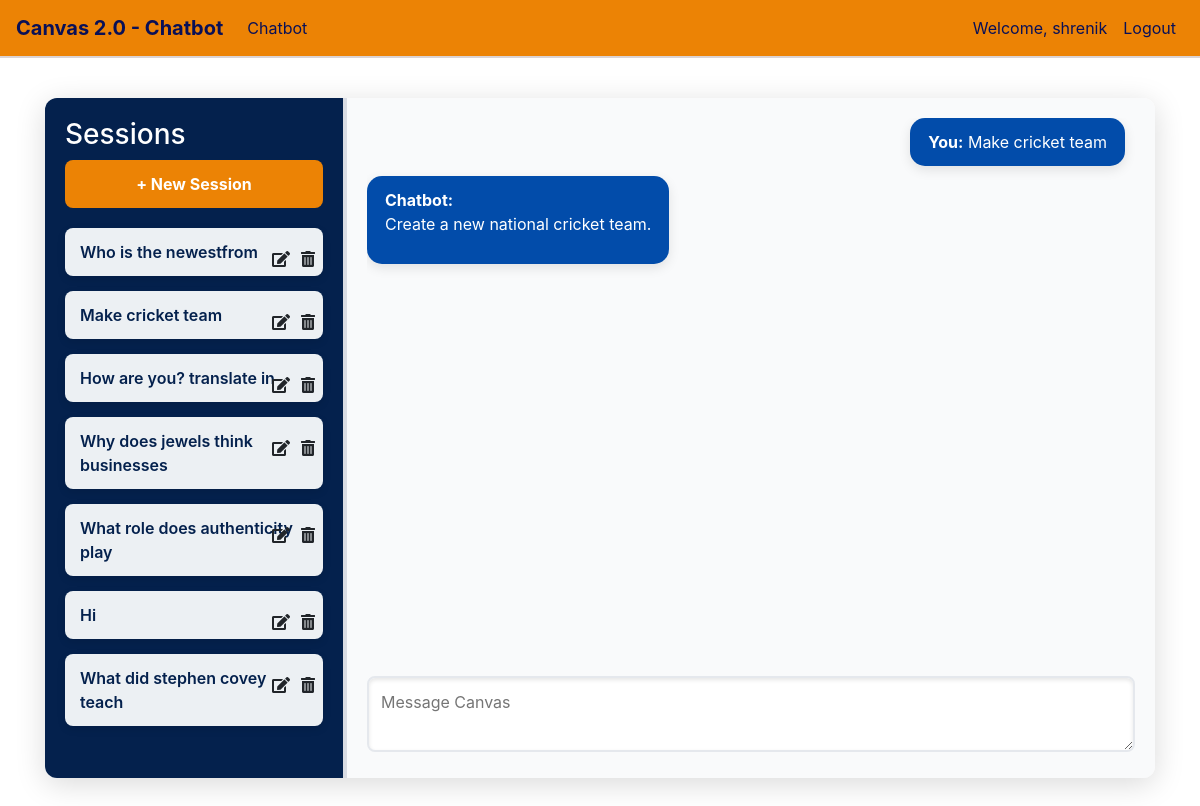
Screenshot of /canvas/75/ (signed in) with the database file from the repository.
### ChatBot/models.py (models this page shows, shortened)
class ChatSession(models.Model):
    user = models.ForeignKey(User, on_delete=models.CASCADE)
    created_at = models.DateTimeField(auto_now_add=True)
    title = models.CharField(max_length=255, blank=True)  # Title can be auto-generated or renamed by user

class ChatMessage(models.Model):
    session = models.ForeignKey(ChatSession, related_name='messages', on_delete=models.CASCADE)
    question = models.TextField()
    response = models.TextField()
    created_at = models.DateTimeField(auto_now_add=True)

### ChatBot/views.py (the view, shortened to what this page needs)
# urls.py: path('canvas/', views.chat, name='chat'),  # Redirect to the latest session or create new
@login_required
def chat(request, session_id=None):
    if session_id:
        session = get_object_or_404(ChatSession, id=session_id, user=request.user)
    else:
        session = ChatSession.objects.filter(user=request.user).order_by('-created_at').first()
        if not session:
            session = ChatSession.objects.create(user=request.user, title="New Session")
            return redirect('chat', session_id=session.id)
    messages = session.messages.all()
    return render(request, 'chatbot/canvas.html', {
        'messages': messages,
        'sessions': ChatSession.objects.filter(user=request.user),
        'current_session': session
    })

### ChatBot/templates/chatbot/canvas.html (shortened to what this page needs)
{% extends 'base.html' %}
{% load static %}
{% block content %}
<link rel="stylesheet" href="{% static 'chatbot.css' %}">
<link rel="stylesheet" href="https://maxcdn.bootstrapcdn.com/bootstrap/4.5.2/css/bootstrap.min.css">
<link rel="stylesheet" href="https://cdnjs.cloudflare.com/ajax/libs/font-awesome/5.15.4/css/all.min.css">
<div class="chat-container">
    <div class="sidebar">
        <h3>Sessions</h3>
        <button id="new-session-btn" class="btn btn-block">+ New Session</button>
        <ul class="session-list">
            {% for session in sessions %}
                <li class="{% if session == current_session %}active{% endif %}">
                    <a href="{% url 'chat' session.id %}">
                        <span class="session-title" id="session-title-{{ session.id }}">
                            {{ session.title }}
                        </span>
                    </a>
                    <div class="session-buttons">
                        <button class="btn edit-btn edit-session-title" title="Rename" data-session-id="{{ session.id }}">
                            <i class="fas fa-edit"></i>
                        </button>
                        <button class="btn delete-btn delete-session" title="Delete" data-session-id="{{ session.id }}">
                            <i class="fas fa-trash-alt"></i>
                        </button>
                    </div>
                </li>
            {% endfor %}
        </ul>
    </div>
    <div class="chatbox">
        <div id="chat-messages" class="chat-messages">
            {% for message in messages %}
            <div class="message-container">
                {% if message.question %}
                    <div class="user-message"><strong>You:</strong> {{ message.question }}</div>
                {% endif %}
                {% if message.response %}
                    <div class="chatbot-response"><strong>Chatbot:</strong> {{ message.response|linebreaks }}</div>
                {% endif %}
            </div>
            {% endfor %}
        </div>
        <form method="post" id="chat-form">
            <textarea name="user_input" placeholder="Message Canvas"></textarea>
        </form>
    </div>
</div>
{% endblock %}

### ChatBot/templates/base.html (shortened to what this page needs)
<!DOCTYPE html>
<html lang="en">
<head>
    <link rel="stylesheet" href="https://maxcdn.bootstrapcdn.com/bootstrap/4.5.2/css/bootstrap.min.css">
    {% load static %}
</head>
<body>
    <nav class="navbar navbar-expand-lg navbar-light" >
        <a class="navbar-brand" href="{% url 'index' %}" style="color: #091057;">Canvas 2.0 - Chatbot</a>
        <div class="collapse navbar-collapse" id="navbarNav">
            <ul class="navbar-nav mr-auto">
                <li class="nav-item">
                    <a class="nav-link" href="{% url 'chat' %}" style="color: #091057;">Chatbot</a>
                </li>
            </ul>
            <div class="navbar-nav">
                {% if user.is_authenticated %}
                    <span class="nav-item nav-link" style="color: #091057;">Welcome, {{ user.username }}</span>
                    <a class="nav-item nav-link" href="{% url 'logout' %}" style="color: #091057;">Logout</a>
                {% else %}
                    <a class="nav-item nav-link" href="{% url 'login' %}" style="color: #091057;">Login</a>
                {% endif %}
            </div>
        </div>
    </nav>
    <div class="container content">
        {% block content %}{% endblock %}
    </div>
</body>
</html>

### ChatBot/static/chatbot.css (style rules this page uses)
body { font-family: 'Poppins', sans-serif; background: #f4f7fc; margin: 0; padding: 0; display: flex; flex-direction: column; min-height: 100vh; }
.chat-container { display: flex; flex-direction: row; height: 85vh; margin: 20px auto; width: 100%; max-width: 1200px; background: #ffffff; border-radius: 12px; overflow: hidden; box-shadow: 0 6px 30px rgba(0, 0, 0, 0.15); }
.sidebar { width: 300px; background: #04214D; padding: 20px; display: flex; flex-direction: column; color: #FFFFFF; overflow-y: auto; border-right: 2px solid #d9dce3; }
.session-list { list-style: none; padding: 0; margin: 0; }
.session-list li { display: flex; flex-direction: column; align-items: flex-start; margin-bottom: 15px; position: relative; padding: 12px 15px; background: #ECF0F3; border-radius: 8px; transition: transform 0.2s ease, background-color 0.2s ease; cursor: pointer; box-shadow: 0 3px 8px rgba(0, 0, 0, 0.1); }
.session-title { flex-grow: 1; font-size: 16px; font-weight: 600; color: #04214D; word-wrap: break-word; margin-bottom: 5px; }
.session-buttons { display: flex; gap: 1px; position: absolute; right: 7px; }
.edit-btn, .delete-btn { font-size: 14px; width: 28px; height: 28px; display: flex; justify-content: center; align-items: center; color: #FFFFFF; cursor: pointer; }
#new-session-btn { color: white; font-size: 16px; font-weight: bold; padding: 12px; border-radius: 8px; border: none; background: #EC8305; margin-bottom: 20px; transition: background-color 0.3s ease, transform 0.3s ease; cursor: pointer; }
.chatbox { flex: 1; display: flex; flex-direction: column; padding: 20px; background: #F9FAFB; border-left: 2px solid #D9DCE3; position: relative; }
#chat-messages { flex-grow: 1; overflow-y: auto; padding-right: 10px; scroll-behavior: smooth; }
.message-container { margin-bottom: 15px; animation: fadeIn 0.5s ease-in-out; }
.user-message { background: #024CAA; color: #ffffff; padding: 12px 18px; border-radius: 15px; margin-bottom: 10px; width: fit-content; max-width: 70%; margin-left: auto; box-shadow: 0 4px 12px rgba(0, 0, 0, 0.1); animation: slideInRight 0.4s ease-in-out; }
.chatbot-response { background: #024CAA; color: #ffffff; padding: 12px 18px; border-radius: 15px; margin-bottom: 10px; width: fit-content; max-width: 70%; margin-right: auto; box-shadow: 0 4px 12px rgba(0, 0, 0, 0.1); animation: slideInLeft 0.4s ease-in-out; }
textarea { width: 100%; font-size: 16px; padding: 12px; border-radius: 8px; border: 2px solid #E5E8ED; resize: none; transition: border-color 0.3s ease, box-shadow 0.3s ease; box-shadow: inset 0 2px 4px rgba(0, 0, 0, 0.1); }

### ChatBot/templates/base.html (style rules this page uses)
* { margin: 0; padding: 0; box-sizing: border-box; }
body { background-color: #DBD3D3; color: #091057; font-family: 'Poppins', sans-serif; }
nav { background-color: #EC8305; border-bottom: 2px solid #DBD3D3; }
nav a { color: #DBD3D3; transition: background-color 0.3s ease; }
.content { padding: 20px; }
.navbar-brand { font-weight: 700; color: #EC8305; }
.navbar-nav .nav-item .nav-link { color: #DBD3D3; }

### rows the page displays
ChatSession: title "Who is the newestfrom"
ChatSession: title "Make cricket team"
ChatSession: title "How are you? translate in"
ChatSession: title "Why does jewels think businesses"
ChatSession: title "What role does authenticity play"
ChatSession: title "Hi"
ChatSession: title "What did stephen covey teach"
ChatMessage: question "Make cricket team", response "Create a new national cricket team."

### other values shown
{{ user.username }} "shrenik"
